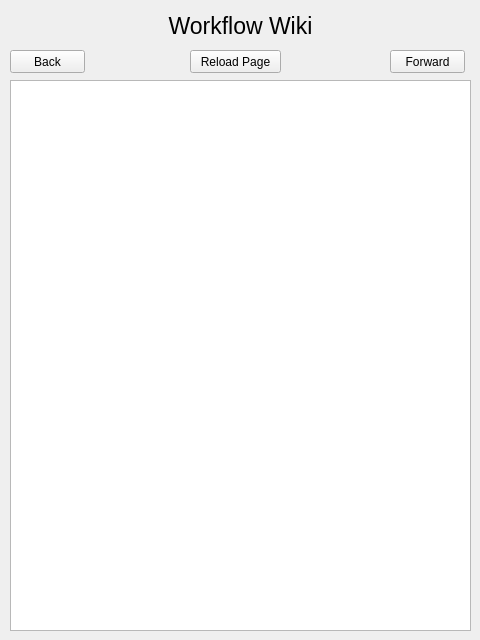
<?xml version="1.0" encoding="UTF-8"?>
<ui version="4.0">
 <class>WikiWindow</class>
 <widget class="QWidget" name="WikiWindow">
  <property name="geometry">
   <rect>
    <x>0</x>
    <y>0</y>
    <width>480</width>
    <height>640</height>
   </rect>
  </property>
  <property name="windowTitle">
   <string>Help</string>
  </property>
  <property name="windowIcon">
   <iconset>
    <normaloff>../../../Desktop/Workflow Icon.png</normaloff>../../../Desktop/Workflow Icon.png</iconset>
  </property>
  <widget class="QTextBrowser" name="wikiBrowser">
   <property name="geometry">
    <rect>
     <x>10</x>
     <y>80</y>
     <width>461</width>
     <height>551</height>
    </rect>
   </property>
   <property name="sizeAdjustPolicy">
    <enum>QAbstractScrollArea::AdjustToContents</enum>
   </property>
   <property name="source">
    <url>
     <string>file:.</string>
    </url>
   </property>
   <property name="openExternalLinks">
    <bool>true</bool>
   </property>
  </widget>
  <widget class="QLabel" name="lblTitle">
   <property name="geometry">
    <rect>
     <x>10</x>
     <y>10</y>
     <width>461</width>
     <height>31</height>
    </rect>
   </property>
   <property name="font">
    <font>
     <pointsize>17</pointsize>
    </font>
   </property>
   <property name="text">
    <string>Workflow Wiki</string>
   </property>
   <property name="alignment">
    <set>Qt::AlignCenter</set>
   </property>
  </widget>
  <widget class="QPushButton" name="btnBack">
   <property name="geometry">
    <rect>
     <x>10</x>
     <y>50</y>
     <width>75</width>
     <height>23</height>
    </rect>
   </property>
   <property name="text">
    <string>Back</string>
   </property>
  </widget>
  <widget class="QPushButton" name="btnForward">
   <property name="geometry">
    <rect>
     <x>390</x>
     <y>50</y>
     <width>75</width>
     <height>23</height>
    </rect>
   </property>
   <property name="text">
    <string>Forward</string>
   </property>
  </widget>
  <widget class="QPushButton" name="btnReload">
   <property name="geometry">
    <rect>
     <x>190</x>
     <y>50</y>
     <width>91</width>
     <height>23</height>
    </rect>
   </property>
   <property name="text">
    <string>Reload Page</string>
   </property>
  </widget>
 </widget>
 <resources/>
 <connections>
  <connection>
   <sender>btnBack</sender>
   <signal>clicked()</signal>
   <receiver>wikiBrowser</receiver>
   <slot>backward()</slot>
   <hints>
    <hint type="sourcelabel">
     <x>47</x>
     <y>61</y>
    </hint>
    <hint type="destinationlabel">
     <x>240</x>
     <y>355</y>
    </hint>
   </hints>
  </connection>
  <connection>
   <sender>btnForward</sender>
   <signal>clicked()</signal>
   <receiver>wikiBrowser</receiver>
   <slot>forward()</slot>
   <hints>
    <hint type="sourcelabel">
     <x>427</x>
     <y>61</y>
    </hint>
    <hint type="destinationlabel">
     <x>240</x>
     <y>355</y>
    </hint>
   </hints>
  </connection>
  <connection>
   <sender>btnReload</sender>
   <signal>clicked()</signal>
   <receiver>wikiBrowser</receiver>
   <slot>reload()</slot>
   <hints>
    <hint type="sourcelabel">
     <x>235</x>
     <y>61</y>
    </hint>
    <hint type="destinationlabel">
     <x>240</x>
     <y>355</y>
    </hint>
   </hints>
  </connection>
 </connections>
</ui>
